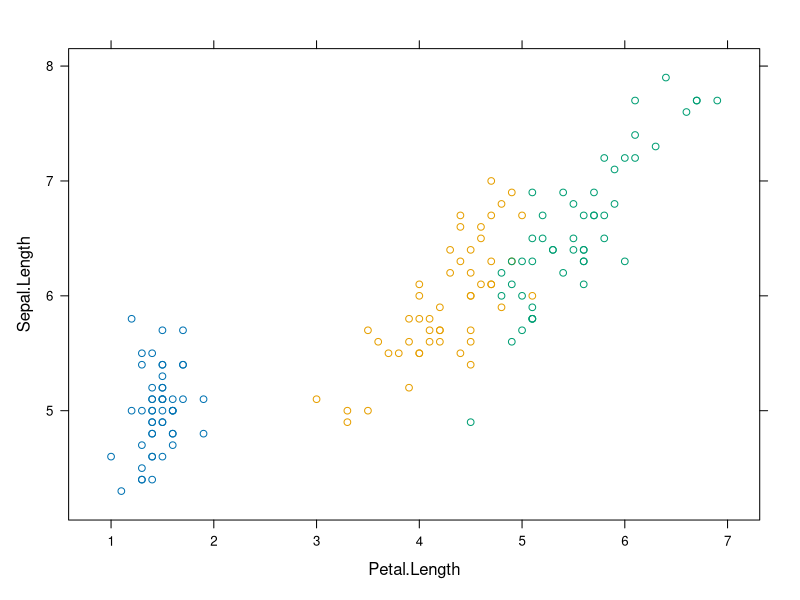
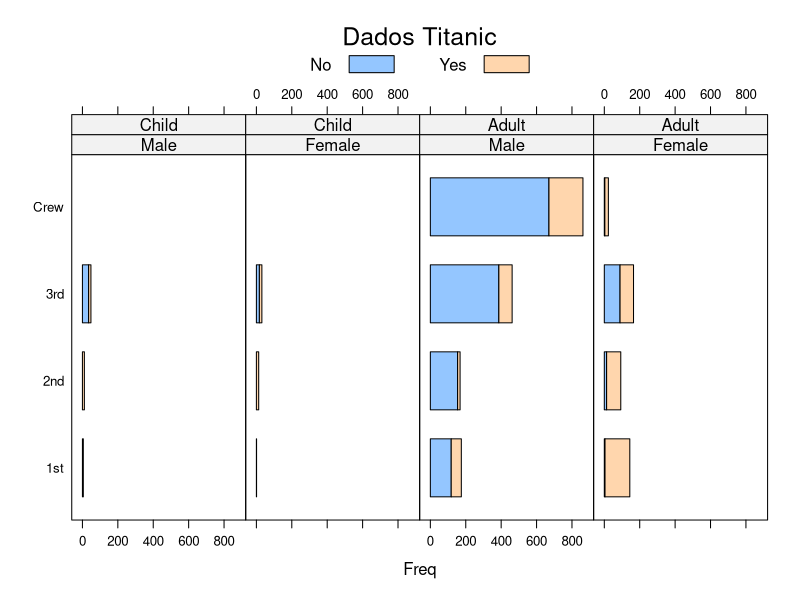
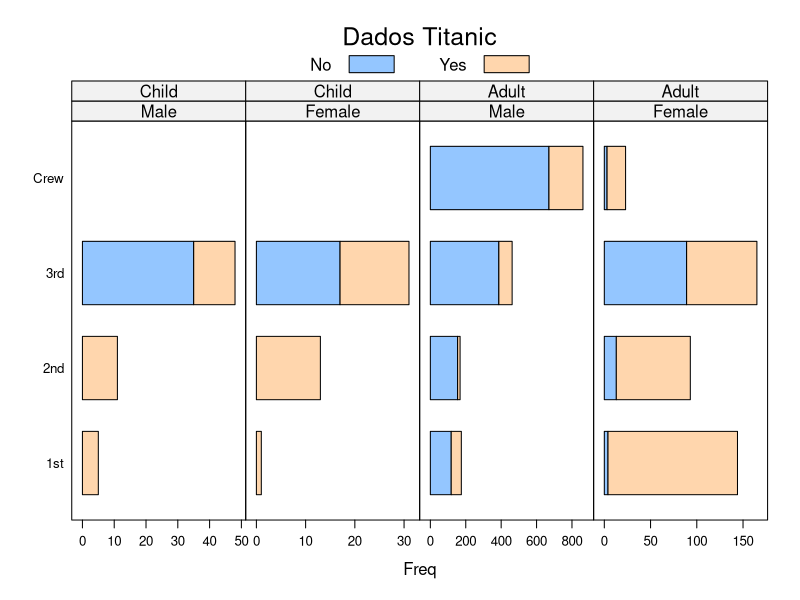
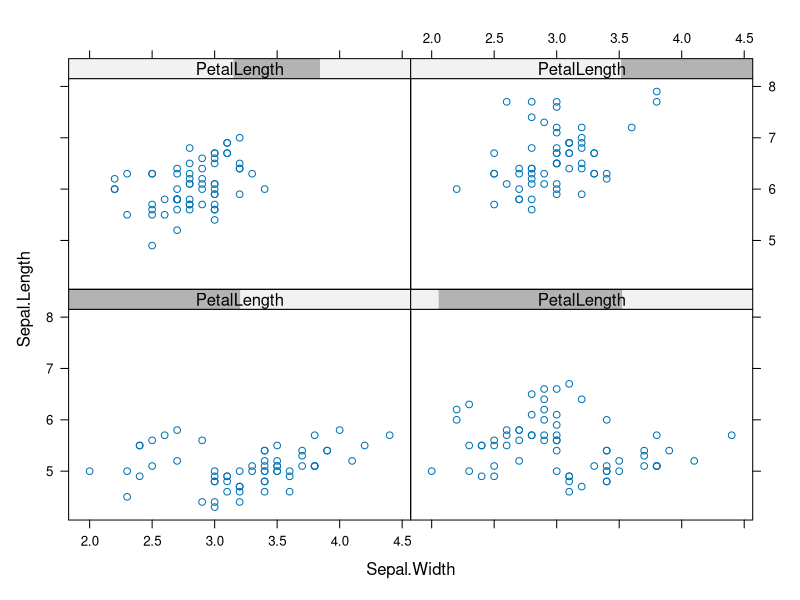
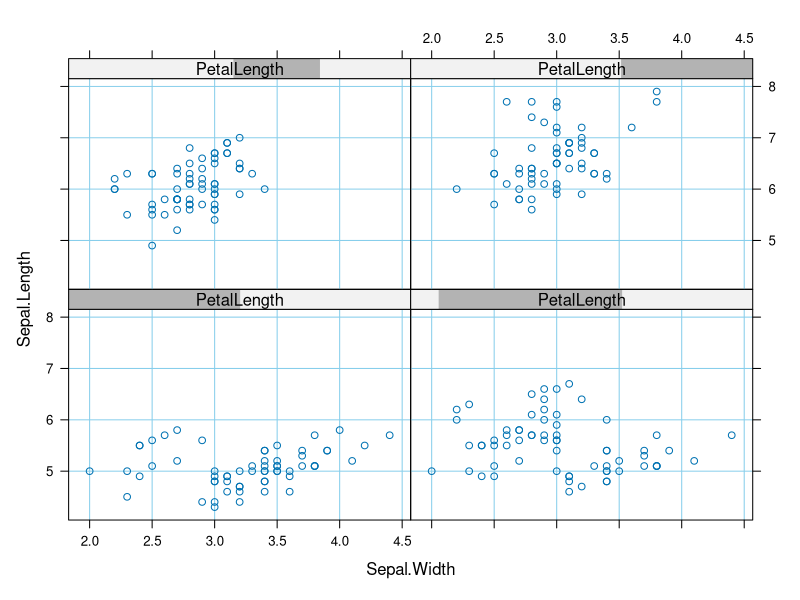
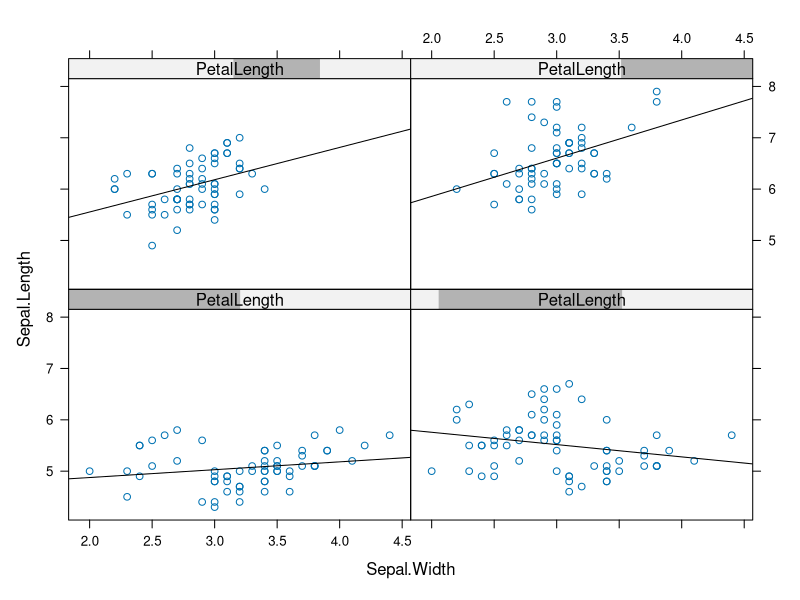
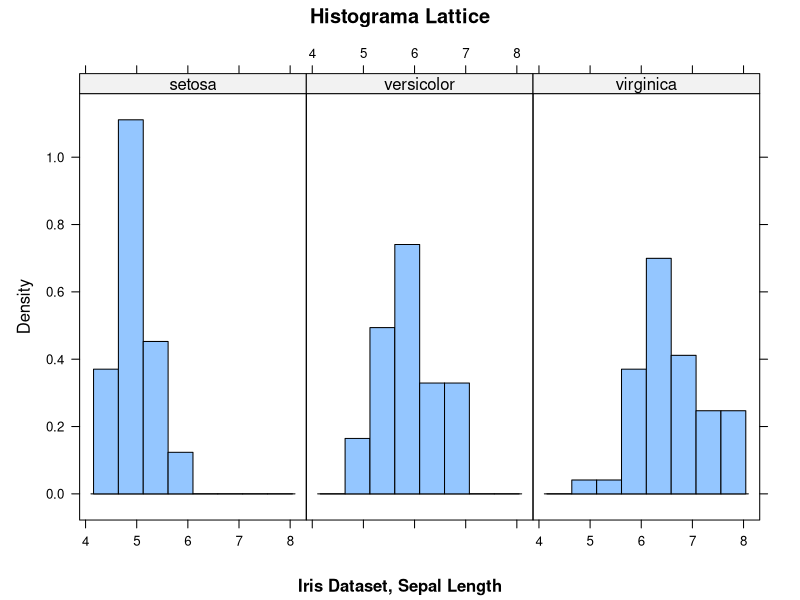
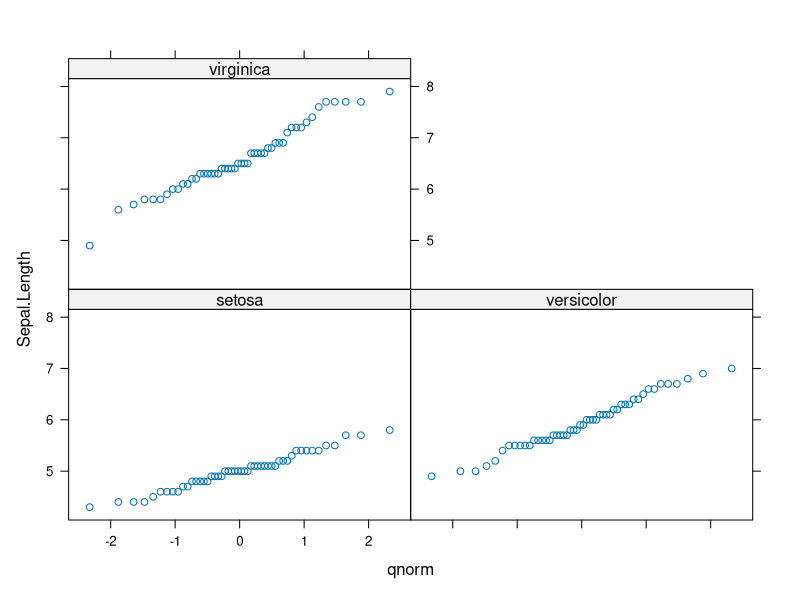

Write the R code that produced these figures, in order.
#gráficos com lattice
library(lattice)

#scatter plot
xyplot(data = iris, groups = Species, Sepal.Length ~ Petal.Length)

#barplot
barchart(Class ~ Freq | Sex + Age, data = as.data.frame(Titanic),
         groups = Survived, stack = T, layout = c(4,1),
         auto.key = list(title = 'Dados Titanic', columns = 2))

barchart(Class ~ Freq | Sex + Age, data = as.data.frame(Titanic),
        groups = Survived, stack = T, layout = c(4,1),
        auto.key = list(title = 'Dados Titanic', columns = 2),
        scales = list(x = 'free'))

PetalLength <- equal.count(iris$Petal.Length,4)
PetalLength

#scatterplots
xyplot(Sepal.Length ~ Sepal.Width | PetalLength, data = iris)

xyplot(Sepal.Length ~ Sepal.Width | PetalLength, data = iris,
       panel = function(...) {
         panel.grid(h = -1, v = -1,col.line = 'skyblue')
         panel.xyplot(...)
       })


xyplot(Sepal.Length ~ Sepal.Width | PetalLength, data = iris,
       panel = function(x,y,...) {
         panel.xyplot(x,y,...)
         mylm <- lm(y~x)
         panel.abline(mylm)
       })

#histogramas
histogram(~Sepal.Length | Species, xlab = '',
          data = iris, layout = c(3,1),type = 'density',
          main = 'Histograma Lattice', sub = 'Iris Dataset, Sepal Length')

#distribuição
qqmath(~Sepal.Length | Species, data = iris, distribuition = qunif)
#boxplot
bwplot(Species~Sepal.Length, data = iris)
#violin plot
bwplot(Species~Sepal.Length, data = iris,
       panel = panel.violin)
